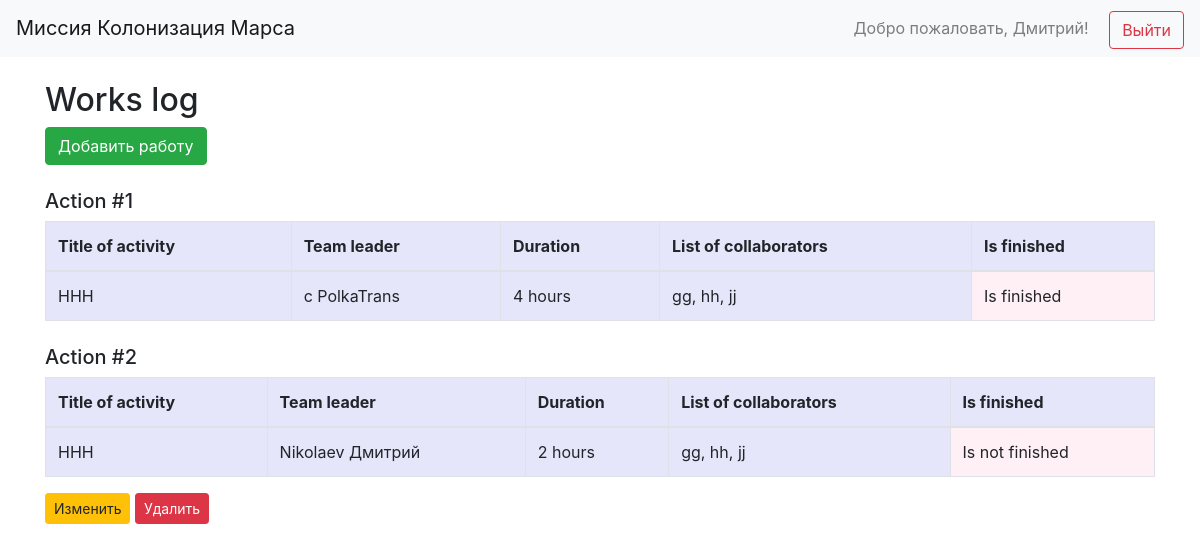
Before: / (signed in) with the older database file.
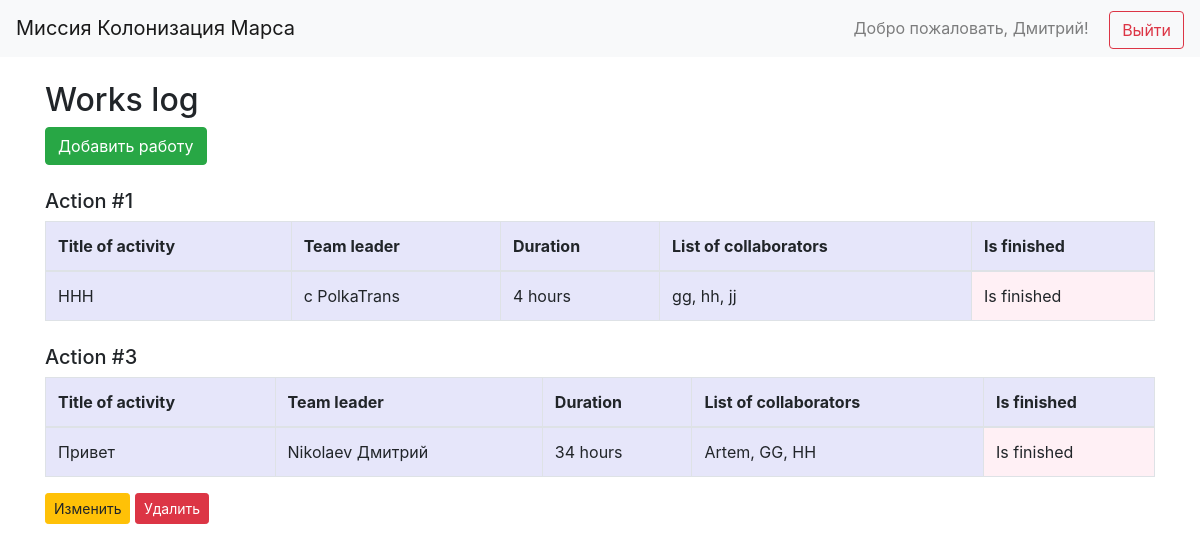
After: the same page with the newer database file.
### data/users.py (models this page shows, shortened)
class User(SqlAlchemyBase, UserMixin):
    __tablename__ = 'users'
    id = sqlalchemy.Column(sqlalchemy.Integer, primary_key=True, autoincrement=True)
    email = sqlalchemy.Column(sqlalchemy.String, index=True, unique=True, nullable=True)
    hashed_password = sqlalchemy.Column(sqlalchemy.String, nullable=True)
    created_date = sqlalchemy.Column(sqlalchemy.DateTime, default=datetime.datetime.now)
    name = sqlalchemy.Column(sqlalchemy.String, nullable=True)
    surname = sqlalchemy.Column(sqlalchemy.String, nullable=True)
    age = sqlalchemy.Column(sqlalchemy.Integer, nullable=True)
    position = sqlalchemy.Column(sqlalchemy.String, nullable=True)
    speciality = sqlalchemy.Column(sqlalchemy.String, nullable=True)
    address = sqlalchemy.Column(sqlalchemy.String, nullable=True)
    about = sqlalchemy.Column(sqlalchemy.String, nullable=True)

### data/jobs.py (models this page shows)
class Jobs(SqlAlchemyBase):
    __tablename__ = 'jobs'
    id = sqlalchemy.Column(sqlalchemy.Integer, primary_key=True, autoincrement=True)
    team_leader = sqlalchemy.Column(sqlalchemy.Integer, sqlalchemy.ForeignKey("users.id"))
    job = sqlalchemy.Column(sqlalchemy.String, nullable=True)
    work_size = sqlalchemy.Column(sqlalchemy.Integer, nullable=True)
    collaborators = sqlalchemy.Column(sqlalchemy.String, nullable=True)
    start_date = sqlalchemy.Column(sqlalchemy.DateTime, nullable=True)
    is_finished = sqlalchemy.Column(sqlalchemy.Boolean, nullable=True)
    user = orm.relationship("User")

### main.py (the view)
@app.route('/')
def index():
    db_sess = db_session.create_session()
    jobs = db_sess.query(Jobs).all()
    return render_template("work_log.html", jobs=jobs)

### data/db_session.py (called while the page is built)
def create_session() -> Session:
    global __factory
    return __factory()

### main.py (called while the page is built)
@login_manager.user_loader
def load_user(user_id):
    session = db_session.create_session()
    return session.get(User, int(user_id))

### templates/work_log.html
{% extends "base.html" %}
{% block content %}
  {% if current_user.is_authenticated %}
    <h2>Works log</h2>
    <div class="mb-4">
      <a href="/add_job" class="btn btn-success">Добавить работу</a>
    </div>
    {% for job in jobs %}
      <h5 class="mt-4">Action #{{ job.id }}</h5>
      <table class="table table-bordered" style="background-color: lavender;">
        <thead>
          <tr>
            <th>Title of activity</th>
            <th>Team leader</th>
            <th>Duration</th>
            <th>List of collaborators</th>
            <th>Is finished</th>
          </tr>
        </thead>
        <tbody>
          <tr>
            <td>{{ job.job }}</td>
            <td>{{ job.user.surname }} {{ job.user.name }}</td>
            <td>{{ job.work_size }} hours</td>
            <td>{{ job.collaborators }}</td>
            <td style="background-color: lavenderblush;">
              {% if job.is_finished %}
                Is finished
              {% else %}
                Is not finished
              {% endif %}
            </td>
          </tr>
        </tbody>
      </table>
      {% if current_user.id == job.team_leader or current_user.id == 1 %}
        <div class="mb-4">
          <a href="/jobs/{{ job.id }}/edit" class="btn btn-warning btn-sm">Изменить</a>
          <form action="/jobs/{{ job.id }}/delete" method="post" style="display:inline;">
            <button type="submit" class="btn btn-danger btn-sm">Удалить</button>
          </form>
        </div>
      {% endif %}
    {% endfor %}
  {% else %}
    <h2 class="text-center">Войдите, чтобы увидеть список работ</h2>
  {% endif %}
{% endblock %}

### templates/base.html (shortened to what this page needs)
<!doctype html>
<html lang="ru">
<head>
  <link rel="stylesheet"
        href="https://stackpath.bootstrapcdn.com/bootstrap/4.4.1/css/bootstrap.min.css"
>
</head>
<body class="d-flex flex-column h-100">
  <header>
    <nav class="navbar navbar-light bg-light justify-content-between">
      <a class="navbar-brand" href="/">Миссия Колонизация Марса</a>
      <div>
        {% if current_user.is_authenticated %}
          <span class="navbar-text mr-3">
            Добро пожаловать, {{ current_user.name }}!
          </span>
          <a class="btn btn-outline-danger" href="/logout">Выйти</a>
        {% else %}
          <a class="btn btn-outline-primary mr-2" href="/login">Войти</a>
          <a class="btn btn-outline-success" href="/register">Регистрация</a>
        {% endif %}
      </div>
    </nav>
  </header>
  <main role="main" class="container my-4">
    {% block content %}{% endblock %}
  </main>
</body>
</html>

Changed rows visible on the page:
removed Jobs: id "2", job "HHH", user.surname "Nikolaev", user.name "Дмитрий", work_size "2", collaborators "gg, hh, jj", is_finished "Is not finished"
added Jobs: id "3", job "Привет", user.surname "Nikolaev", user.name "Дмитрий", work_size "34", collaborators "Artem, GG, HH", is_finished "Is finished"
